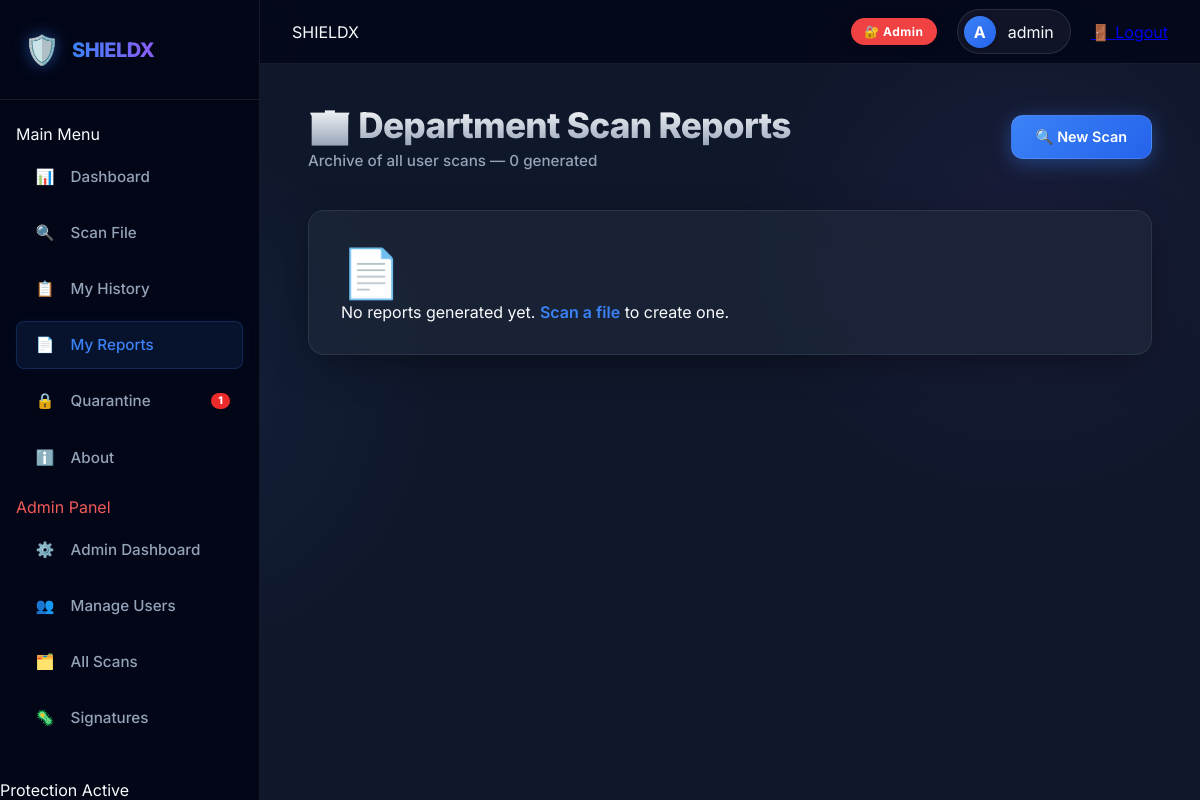
The app's page /reports (signed in) with its own data.
### web/models.py (models this page shows, shortened)
class User(UserMixin, db.Model):
    __tablename__ = "users"
    id            = db.Column(db.Integer, primary_key=True)
    username      = db.Column(db.String(80),  unique=True, nullable=False)
    email         = db.Column(db.String(120), unique=True, nullable=False)
    password_hash = db.Column(db.String(256), nullable=False)
    role          = db.Column(db.String(20), default="student")  # student | staff | admin
    is_active     = db.Column(db.Boolean, default=True)
    created_at    = db.Column(db.DateTime, default=datetime.utcnow)
    @property
    def is_admin(self) -> bool:
        return self.role == "admin"
    @property
    def is_staff(self) -> bool:
        return self.role in ("staff", "admin")
    @property
    def role_label(self) -> str:
        return {"student": "🎓 Student", "staff": "👔 Staff", "admin": "🔐 Admin"}.get(self.role, self.role)
    @property
    def role_color(self) -> str:
        return {
            "student": "hsl(213,94%,60%)",
            "staff":   "hsl(142,71%,45%)",
            "admin":   "hsl(0,85%,60%)",
        }.get(self.role, "var(--text-muted)")

### web/app.py (the view)
    @main.route("/reports")
    @login_required
    def reports_page():
        staff_view = current_user.is_staff
        if staff_view:
            reports = get_all_reports(user_id=None)   # all reports
            user_map = {u.id: u.username for u in User.query.all()}
        else:
            reports  = get_all_reports(user_id=current_user.id)
            user_map = {}
        return render_template("reports.html", reports=reports,
                               staff_view=staff_view, user_map=user_map)

### web/quarantine.py (called while the page is built)
def _load() -> list:
    if not _INDEX_FILE or not os.path.exists(_INDEX_FILE):
        return []
    try:
        with open(_INDEX_FILE, "r") as f:
            return json.load(f)
    except Exception:
        return []

def get_all(user_id: int = None, admin: bool = False) -> list:
    index = _load()
    if admin:
        return index
    if user_id is not None:
        return [e for e in index if e.get("user_id") == user_id]
    return []

### web/reports.py (called while the page is built)
def _load_index():
    if not os.path.exists(REPORTS_INDEX):
        return []
    try:
        with open(REPORTS_INDEX) as f:
            return json.load(f)
    except Exception:
        return []

def get_all_reports(user_id=None):
    index = _load_index()
    if user_id is None:
        return index
    return [r for r in index if r.get("user_id") == user_id]

### web/templates/reports.html (shortened to what this page needs)
{% extends "base.html" %}
{% block content %}
<div class="page-header">
    <div>
        <h1 class="page-title">
            {% if staff_view %}🏢 Department Scan Reports{% else %}My Scan Reports{% endif %}
        </h1>
        <p class="page-subtitle">
            {% if staff_view %}Archive of all user scans{% else %}Your personal report archive{% endif %}
            — {{ reports | length }} generated
        </p>
    </div>
    <a href="{{ url_for('main.scan_page') }}" class="btn btn-primary">🔍 New Scan</a>
</div>
<div class="glass-card">
    {% if reports %}
    <div class="table-wrapper">
        <table class="data-table">
            <thead>
                <tr>
                    <th>Report ID</th>
                    {% if staff_view %}<th>User</th>{% endif %}
                    <th>File Name</th>
                    <th>Verdict</th>
                    <th>Severity</th>
                    <th>Generated At</th>
                    <th>Download</th>
                </tr>
            </thead>
            <tbody>
                {% for r in reports %}
                <tr class="{% if r.verdict == 'THREAT DETECTED' %}row-threat{% else %}row-clean{% endif %}">
                    <td><span class="report-id">#{{ r.report_id }}</span></td>
                    {% if staff_view %}
                    <td style="font-size:0.85rem; color:var(--text-muted);">
                        👤 {{ user_map.get(r.user_id, 'Unknown') }}
                    </td>
                    {% endif %}
                    <td class="file-name-cell">📄 {{ r.file_name }}</td>
                    <td>
                        {% if r.verdict == 'THREAT DETECTED' %}
                        <span class="badge badge-danger">⚠️ THREAT</span>
                        {% else %}
                        <span class="badge badge-success">✅ CLEAN</span>
                        {% endif %}
                    </td>
                    <td>
                        {% if r.severity and r.severity != 'N/A' %}
                        <span class="badge badge-{{ r.severity | lower }}">{{ r.severity }}</span>
                        {% else %}<span style="color: var(--text-muted)">—</span>{% endif %}
                    </td>
                    <td style="color: var(--text-muted); font-size: 0.85rem;">{{ r.generated_at }}</td>
                    <td>
                        <div style="display:flex; gap:0.25rem;">
                            <a href="{{ url_for('main.download_report_pdf', filename=r.filename) }}"
                                class="btn btn-ghost btn-sm" title="Download PDF Report"
                                style="color:var(--text); background:var(--bg-main); border:1px solid var(--border);">
                                📄 PDF
                            </a>
                            <a href="{{ url_for('main.download_report', filename=r.filename) }}"
                                class="btn btn-ghost btn-sm" title="Download JSON Data">
                                ⬇️ JSON
                            </a>
                        </div>
                    </td>
                </tr>
                {% endfor %}
            </tbody>
        </table>
    </div>
    {% else %}
    <div class="empty-state">
        <p style="font-size: 3rem;">📄</p>
        <p>No reports generated yet. <a href="{{ url_for('main.scan_page') }}" class="link">Scan a file</a> to create
            one.
        </p>
    </div>
    {% endif %}
</div>
{% endblock %}

### web/templates/base.html (shortened to what this page needs)
<!DOCTYPE html>
<html lang="en">
<head>
    <link rel="stylesheet" href="{{ url_for('static', filename='css/style.css') }}">
</head>
<body>
    <aside class="sidebar">
        <div class="sidebar-brand">
            <span class="brand-icon">🛡️</span>
            <span class="brand-text">SHIELDX</span>
        </div>
        <nav class="sidebar-nav">
            <p class="nav-section-label">Main Menu</p>
            <a href="{{ url_for('main.index') }}"
                class="nav-item {% if request.endpoint == 'main.index' %}active{% endif %}">
                <span class="nav-icon">📊</span><span>Dashboard</span>
            </a>
            <a href="{{ url_for('main.scan_page') }}"
                class="nav-item {% if request.endpoint == 'main.scan_page' %}active{% endif %}">
                <span class="nav-icon">🔍</span><span>Scan File</span>
            </a>
            <a href="{{ url_for('main.history_page') }}"
                class="nav-item {% if request.endpoint == 'main.history_page' %}active{% endif %}">
                <span class="nav-icon">📋</span><span>My History</span>
            </a>
            <a href="{{ url_for('main.reports_page') }}"
                class="nav-item {% if request.endpoint == 'main.reports_page' %}active{% endif %}">
                <span class="nav-icon">📄</span><span>My Reports</span>
            </a>
            <a href="{{ url_for('main.quarantine_page') }}"
                class="nav-item {% if request.endpoint == 'main.quarantine_page' %}active{% endif %}"
                style="position:relative;">
                <span class="nav-icon">🔒</span><span>Quarantine</span>
                {% if quarantine_count > 0 %}
                <span style="
                    position:absolute; right:0.75rem; top:50%; transform:translateY(-50%);
                    background:hsl(0,85%,55%); color:#fff; font-size:0.65rem; font-weight:800;
                    padding:0.1rem 0.45rem; border-radius:99px; animation:pulse 2s infinite;
                ">{{ quarantine_count }}</span>
                {% endif %}
            </a>
            <a href="{{ url_for('main.about_page') }}"
                class="nav-item {% if request.endpoint == 'main.about_page' %}active{% endif %}">
                <span class="nav-icon">ℹ️</span><span>About</span>
            </a>
            {% if current_user.is_admin %}
            <p class="nav-section-label" style="color: hsl(0,85%,65%);">Admin Panel</p>
            <a href="{{ url_for('admin.dashboard') }}"
                class="nav-item nav-admin {% if request.endpoint == 'admin.dashboard' %}active{% endif %}">
                <span class="nav-icon">⚙️</span><span>Admin Dashboard</span>
            </a>
            <a href="{{ url_for('admin.users') }}"
                class="nav-item nav-admin {% if request.endpoint == 'admin.users' %}active{% endif %}">
                <span class="nav-icon">👥</span><span>Manage Users</span>
            </a>
            <a href="{{ url_for('admin.history') }}"
                class="nav-item nav-admin {% if request.endpoint == 'admin.history' %}active{% endif %}">
                <span class="nav-icon">🗂️</span><span>All Scans</span>
            </a>
            <a href="{{ url_for('admin.signatures') }}"
                class="nav-item nav-admin {% if request.endpoint == 'admin.signatures' %}active{% endif %}">
                <span class="nav-icon">🦠</span><span>Signatures</span>
            </a>
            {% endif %}
        </nav>
        <div class="sidebar-status">
            <span>Protection Active</span>
        </div>
    </aside>
    <header class="topbar">
        <div class="topbar-left">
            <span class="topbar-page">{% block topbar_title %}SHIELDX{% endblock %}</span>
        </div>
        <div class="topbar-right">
            <span class="role-pill" style="background:{{ current_user.role_color }}; color:white;">
                {{ current_user.role_label }}
            </span>
            <div class="user-chip">
                <div class="user-avatar-sm">{{ current_user.username[0] | upper }}</div>
                <span class="user-chip-name">{{ current_user.username }}</span>
            </div>
            <a href="{{ url_for('auth.logout') }}" class="topbar-logout">
                🚪 Logout
            </a>
        </div>
    </header>
    <main class="main-content">
        {% block content %}{% endblock %}
    </main>
</body>
</html>

### records on screen
User: role_label "🔐 Admin", username "A", username "admin"

### other values on screen
{{ quarantine_count }} "1"
{{ reports | length }} "0"
